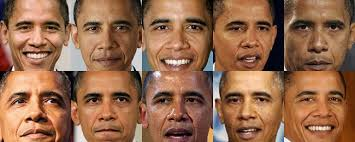
#> input picture images.jfif, 355 x 142 px, found by its file name
$ python face.py
#> lines starting #> are read from the running program, lines starting #| are printed output that depends on the picture; after the words box and inside, x2 and y2 are one past the last pixel; in counts of white or black regions, pixels touching at a corner belong together
import numpy as np
import cv2

face_cascade = cv2.CascadeClassifier(r'C:\Users\hp\AppData\Local\Programs\Python\Python37-32\Lib\site-packages\cv2\data\haarcascade_frontalface_default.xml')
eye_cascade = cv2.CascadeClassifier(r'C:\Users\hp\AppData\Local\Programs\Python\Python37-32\Lib\site-packages\cv2\data\haarcascade_eye.xml')


img = cv2.imread(r'C:\Users\hp\Downloads\Project\images.jfif')
#> img is the input picture: shape (142, 355, 3); mean B, G, R 77.4, 105.1, 149.2
gray = cv2.cvtColor(img, cv2.COLOR_BGR2GRAY)
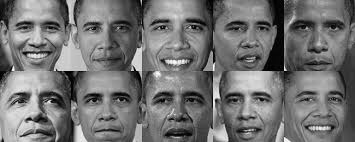
#> gray: shape (142, 355); min 0, max 253, mean 115.1

faces = face_cascade.detectMultiScale(gray, 1.3, 5)
#> faces = [[6, 4, 65, 65], [218, 4, 64, 64], [74, 4, 64, 64], [147, 3, 64, 64], [286, 4, 67, 67], [74, 74, 64, 64], [146, 73, 66, 66], [217, 74, 62, 62], [291, 76, 60, 60], [4, 74, 65, 65]]
for (x,y,w,h) in faces:
    img = cv2.rectangle(img,(x,y),(x+w,y+h),(255,0,0),2)
    roi_gray = gray[y:y+h, x:x+w]
    roi_color = img[y:y+h, x:x+w]
    eyes = eye_cascade.detectMultiScale(roi_gray)
    for (ex,ey,ew,eh) in eyes:
        cv2.rectangle(roi_color,(ex,ey),(ex+ew,ey+eh),(0,255,0),2)
        if(type(faces) and type(eyes)):
            print("Face Detected")
        else:
            print("Invalid")
#> this loop made 10 passes
#> (x, y, w, h, eyes) on passes 1 to 10: (6, 4, 65, 65, [[7, 10, 23, 23], [35, 12, 20, 20]]), (218, 4, 64, 64, [[31, 13, 22, 22]]), (74, 4, 64, 64, [[6, 10, 25, 25], [35, 12, 22, 22]]), (147, 3, 64, 64, [[35, 13, 23, 23], [3, 12, 25, 25]]), (286, 4, 67, 67, [[6, 11, 23, 23], [35, 11, 23, 23]]), (74, 74, 64, 64, [[7, 14, 23, 23], [34, 13, 24, 24]]), (146, 73, 66, 66, [[34, 14, 24, 24]]), (217, 74, 62, 62, [[6, 14, 22, 22], [32, 13, 23, 23]]), (291, 76, 60, 60, [[31, 11, 22, 22]]), (4, 74, 65, 65, [[3, 14, 26, 26]])
#| Face Detected
#| Face Detected
#| Face Detected
#| Face Detected
#| Face Detected
#| Face Detected
#| Face Detected
#| Face Detected
#| Face Detected
#| Face Detected
#> (further printed lines are left out)
#> pass 1, `roi_gray = gray[y:y+h, x:x+w]`:
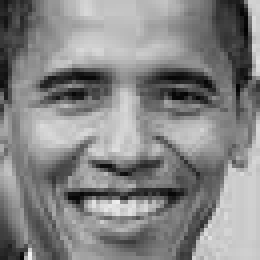
#> roi_gray: shape (65, 65) (shown 4 times larger); min 2, max 242, mean 133.2
#> pass 1, `roi_color = img[y:y+h, x:x+w]`:
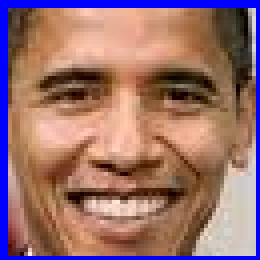
#> roi_color: shape (65, 65, 3) (shown 4 times larger); mean B, G, R 111.1, 112.1, 152.3
#> pass 2, `img = cv2.rectangle(img,(x,y),(x+w,y+h),(255,0,0),2)`:
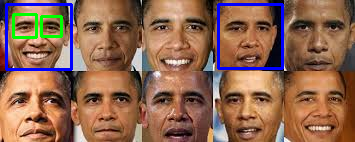
#> img: shape (142, 355, 3); mean B, G, R 81.6, 103.2, 143.1
#> after the loop:
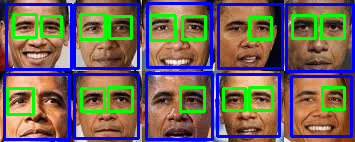
#> img: shape (142, 355, 3); 19.8% of pixels changed, all inside (x1, y1, x2, y2) = (3, 2, 355, 141)
#> after the loop:
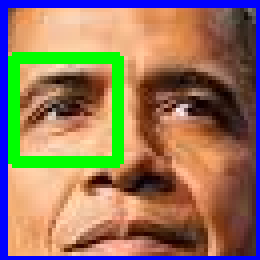
#> roi_color: shape (65, 65, 3) (shown 4 times larger); mean B, G, R 96.1, 118.8, 146.7
#> after the loop:
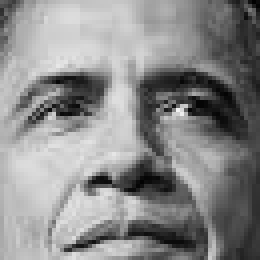
#> roi_gray: shape (65, 65) (shown 4 times larger); min 1, max 243, mean 137.8

cv2.imshow('img',img)
cv2.waitKey(0)
cv2.destroyAllWindows()
